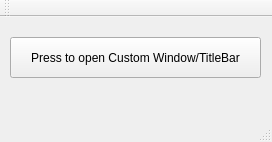
<?xml version="1.0" encoding="UTF-8"?>
<ui version="4.0">
 <class>QtInvClass</class>
 <widget class="QMainWindow" name="QtInvClass">
  <property name="geometry">
   <rect>
    <x>0</x>
    <y>0</y>
    <width>272</width>
    <height>142</height>
   </rect>
  </property>
  <property name="windowTitle">
   <string>QtInv</string>
  </property>
  <widget class="QWidget" name="centralWidget">
   <widget class="QPushButton" name="pushButton_5">
    <property name="geometry">
     <rect>
      <x>10</x>
      <y>20</y>
      <width>251</width>
      <height>41</height>
     </rect>
    </property>
    <property name="text">
     <string>Press to open Custom Window/TitleBar</string>
    </property>
   </widget>
  </widget>
  <widget class="QMenuBar" name="menuBar">
   <property name="geometry">
    <rect>
     <x>0</x>
     <y>0</y>
     <width>272</width>
     <height>21</height>
    </rect>
   </property>
  </widget>
  <widget class="QToolBar" name="mainToolBar">
   <attribute name="toolBarArea">
    <enum>TopToolBarArea</enum>
   </attribute>
   <attribute name="toolBarBreak">
    <bool>false</bool>
   </attribute>
  </widget>
  <widget class="QStatusBar" name="statusBar"/>
 </widget>
 <layoutdefault spacing="6" margin="11"/>
 <resources>
  <include location="qtinv.qrc"/>
 </resources>
 <connections/>
</ui>
